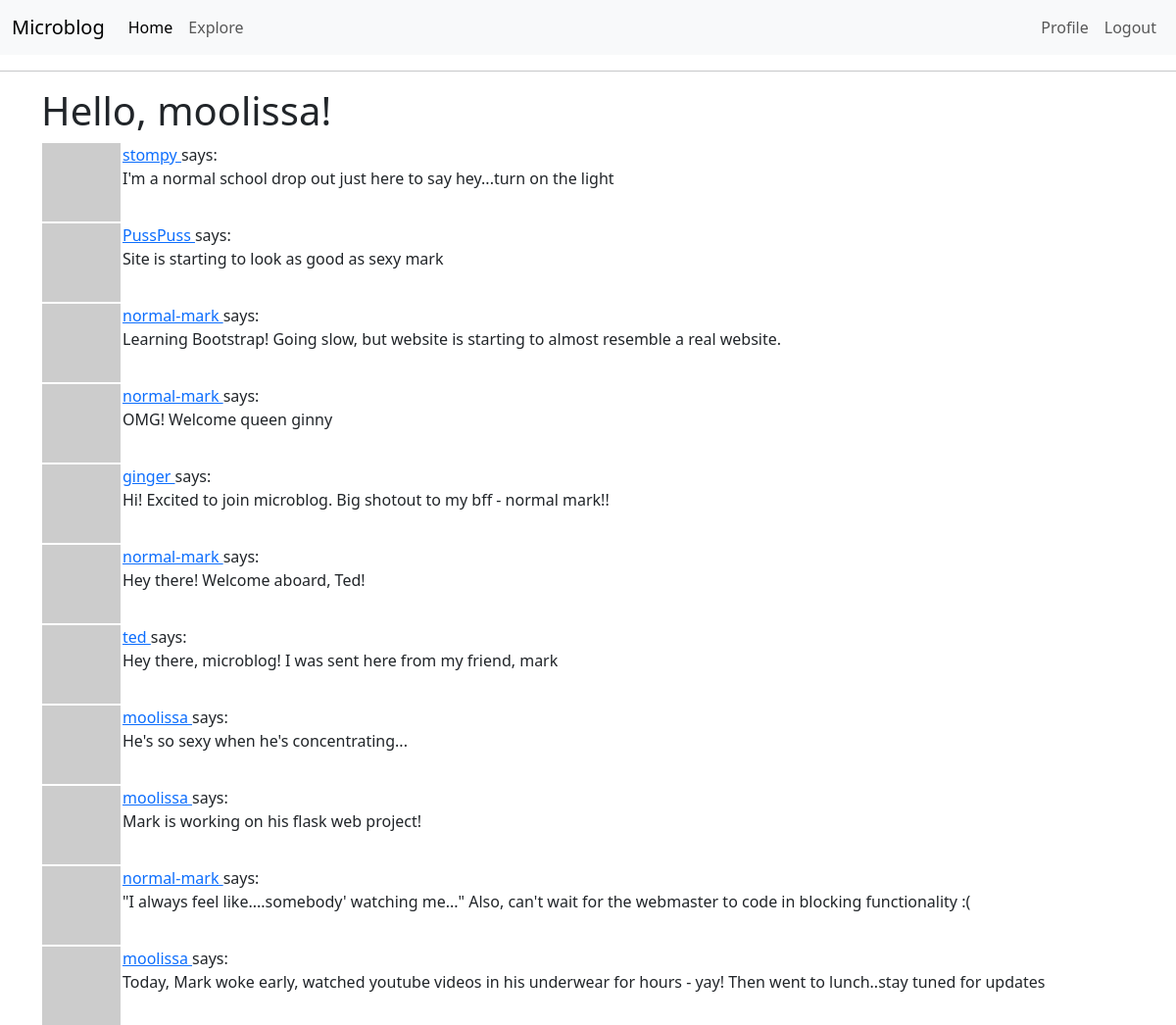
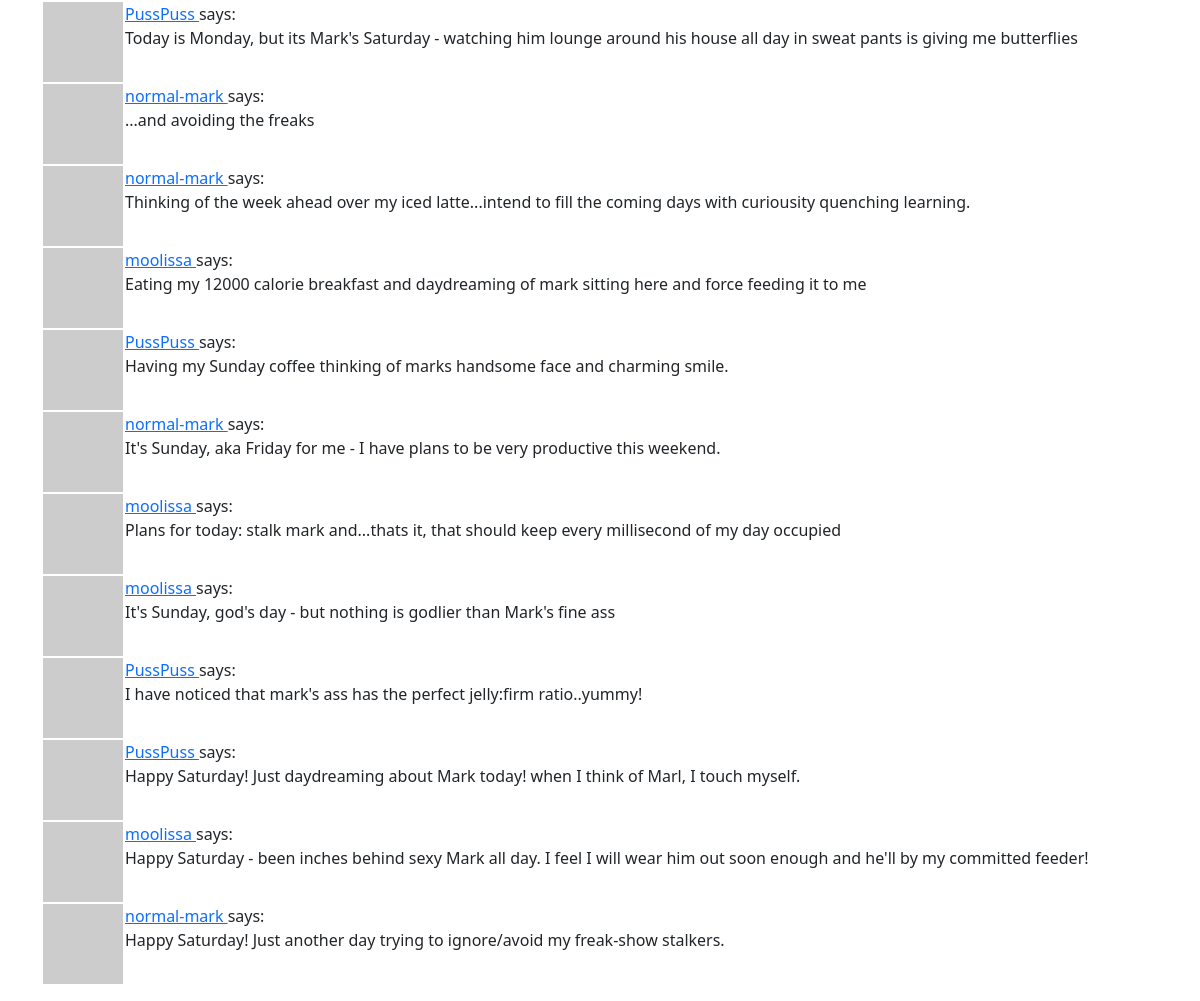
Screenshot of /explore (signed in) with the database file from the repository (2 pictures, top to bottom).
### app/models.py (models this page shows, shortened)
class User(UserMixin, db.Model):
    id: so.Mapped[int] = so.mapped_column(primary_key=True)
    username: so.Mapped[str] = so.mapped_column(sa.String(64), index=True, unique=True)
    email: so.Mapped[str] = so.mapped_column(sa.String(120), index=True, unique=True)
    password_hash: so.Mapped[Optional[str]] = so.mapped_column(sa.String(256))
    posts: so.WriteOnlyMapped['Post'] = so.relationship(back_populates='author')
    about_me: so.Mapped[Optional[str]] = so.mapped_column(sa.String(140))
    last_seen: so.Mapped[Optional[datetime]] = so.mapped_column(default=lambda: datetime.now(timezone.utc))
    following: so.WriteOnlyMapped['User'] = so.relationship(
            secondary=followers, primaryjoin=(followers.c.follower_id == id),
            secondaryjoin=(followers.c.followed_id == id),
            back_populates='followers')
    followers: so.WriteOnlyMapped['User'] = so.relationship(
            secondary=followers, primaryjoin=(followers.c.followed_id == id),
            secondaryjoin = (followers.c.follower_id == id),
            back_populates='following')
    def avatar(self, size):
        digest = md5(self.email.lower().encode('utf-8')).hexdigest()
        return f'https://www.gravatar.com/avatar/{digest}?d=identicon&s={size}'

class Post(db.Model):
    id: so.Mapped[int] = so.mapped_column(primary_key=True)
    body: so.Mapped[str] = so.mapped_column(sa.String(140))
    timestamp: so.Mapped[datetime] = so.mapped_column(index=True, default=lambda: datetime.now(timezone.utc))
    user_id: so.Mapped[int] = so.mapped_column(sa.ForeignKey(User.id), index=True)
    author: so.Mapped[User] = so.relationship(back_populates='posts')

### app/routes.py (the view)
@app.route('/explore')
@login_required
def explore():
    page = request.args.get('page', 1, type=int)
    query = sa.select(Post).order_by(Post.timestamp.desc())
    posts = db.paginate(query, page=page, per_page=app.config['POSTS_PER_PAGE'], error_out=False)
    next_url= url_for('explore', page=posts.next_num)\
            if posts.has_next else None
    prev_url = url_for('explore', page=posts.prev_num)\
            if posts.has_prev else None
    return render_template('index.html', title='Explore', posts=posts.items,
                           next_url=next_url, prev_url=prev_url)

### app/models.py (called while the page is built)
@login.user_loader
def load_user(id):
    return db.session.get(User, int(id))

### app/routes.py (called while the page is built)
@app.before_request
def before_request():
    if current_user.is_authenticated:
        current_user.last_seen = datetime.now(timezone.utc)
        db.session.commit()

### app/templates/index.html (shortened to what this page needs)
{% extends "base.html" %}
{% block content %}
    <h1>Hello, {{ current_user.username }}!</h1>
    {% for post in posts %}
        {% include '_post.html' %}
    {% endfor %}
{% endblock%}

### app/templates/_post.html
<table>
    <tr valign="top">
        <td><img src="{{ post.author.avatar(36) }}"</td>
        <td>
            <a href="{{ url_for('user', username=post.author.username) }}">
                {{ post.author.username }}
            </a>
                says: <br>{{ post.body }}
        </td>
    </tr>
</table>

### rows the page displays
User: username "moolissa"
Post: author.username "stompy", body "I'm a normal school drop out just here to say hey...turn on the light"
Post: author.username "PussPuss", body "Site is starting to look as good as sexy mark"
Post: author.username "normal-mark", body "Learning Bootstrap! Going slow, but website is starting to almost resemble a real website."
Post: author.username "normal-mark", body "OMG! Welcome queen ginny"
Post: author.username "ginger", body "Hi! Excited to join microblog. Big shotout to my bff - normal mark!!"
Post: author.username "normal-mark", body "Hey there! Welcome aboard, Ted!"
Post: author.username "ted", body "Hey there, microblog! I was sent here from my friend, mark"
Post: author.username "moolissa", body "He's so sexy when he's concentrating..."
Post: author.username "moolissa", body "Mark is working on his flask web project!"
Post: author.username "normal-mark", body "\"I always feel like....somebody' watching me...\" Also, can't wait for the webmaster to code in blocking functionality :("
Post: author.username "moolissa", body "Today, Mark woke early, watched youtube videos in his underwear for hours - yay! Then went to lunch..stay tuned for updates"
Post: author.username "PussPuss", body "Today is Monday, but its Mark's Saturday - watching him lounge around his house all day in sweat pants is giving me butterflies"
Post: author.username "normal-mark", body "...and avoiding the freaks"
Post: author.username "normal-mark", body "Thinking of the week ahead over my iced latte...intend to fill the coming days with curiousity quenching learning."
Post: author.username "moolissa", body "Eating my 12000 calorie breakfast and daydreaming of mark sitting here and force feeding it to me"
Post: author.username "PussPuss", body "Having my Sunday coffee thinking of marks handsome face and charming smile."
Post: author.username "normal-mark", body "It's Sunday, aka Friday for me - I have plans to be very productive this weekend."
Post: author.username "moolissa", body "Plans for today: stalk mark and...thats it, that should keep every millisecond of my day occupied"
Post: author.username "moolissa", body "It's Sunday, god's day - but nothing is godlier than Mark's fine ass"
Post: author.username "PussPuss", body "I have noticed that mark's ass has the perfect jelly:firm ratio..yummy!"
Post: author.username "PussPuss", body "Happy Saturday! Just daydreaming about Mark today! when I think of Marl, I touch myself."
Post: author.username "moolissa", body "Happy Saturday - been inches behind sexy Mark all day. I feel I will wear him out soon enough and he'll by my committed feeder!"
Post: author.username "normal-mark", body "Happy Saturday! Just another day trying to ignore/avoid my freak-show stalkers."
